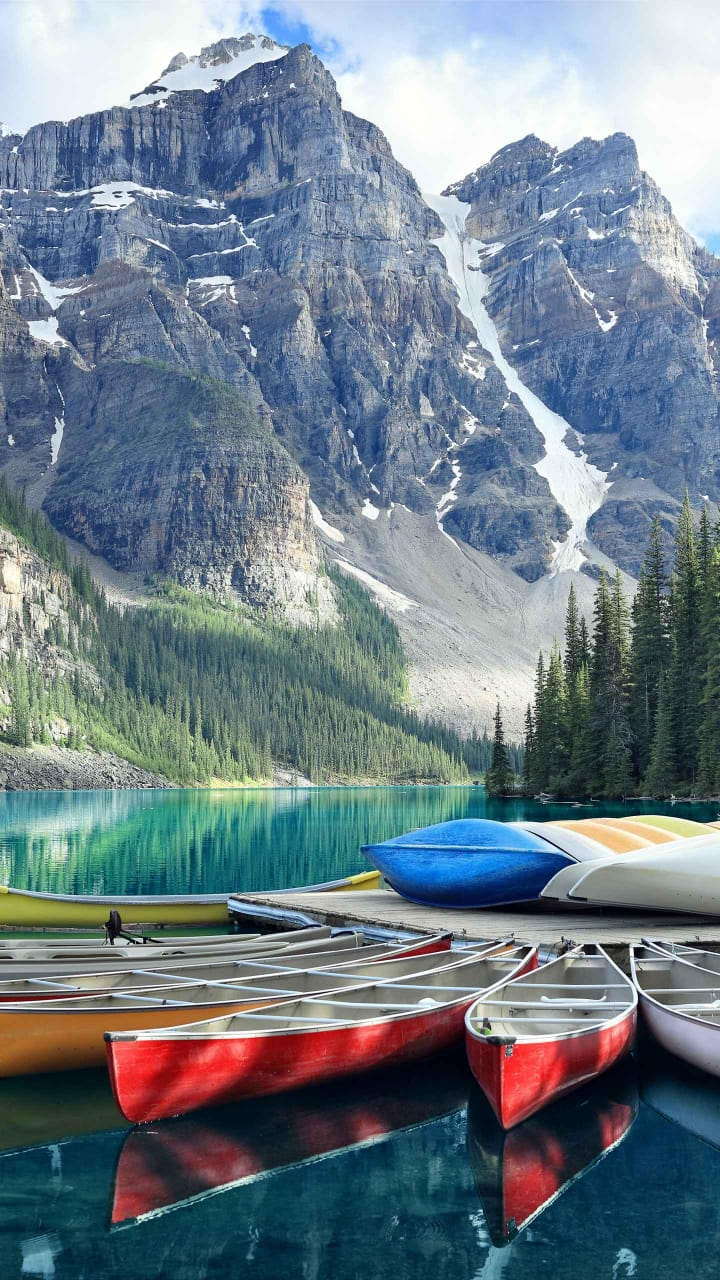
#> input picture PCV Practice/opencv.jpeg, 720 x 1280 px
$ python que_2.py
#> lines starting #> are read from the running program, lines starting #| are printed output that depends on the picture
from PIL import Image
from numpy import *
from pylab import *
from scipy.ndimage import filters
im = array(Image.open('opencv.jpeg').convert('L'))
im1 = filters.gaussian_filter(im,6)
im1=uint8(im1)
im2=im1-im
im3=im-im2
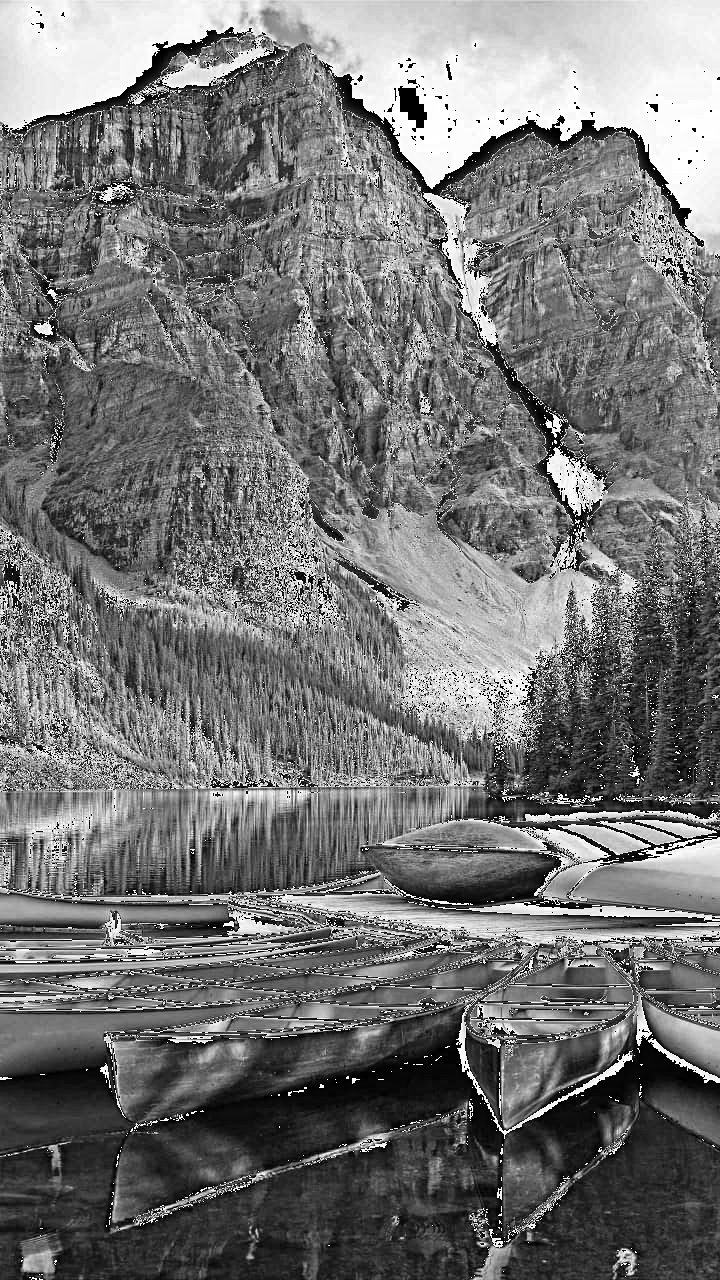
#> im3: shape (1280, 720); min 0, max 255, mean 115.7
imshow(im3)
figure()
im4 = array(Image.open('opencv.jpeg'))
#> im4 is the input picture: shape (1280, 720, 3); mean R, G, B 111.3, 126.7, 137.1
im5 = zeros(im4.shape)
for i in range(3):
    im5[:,:,i] = filters.gaussian_filter(im4[:,:,i],6)
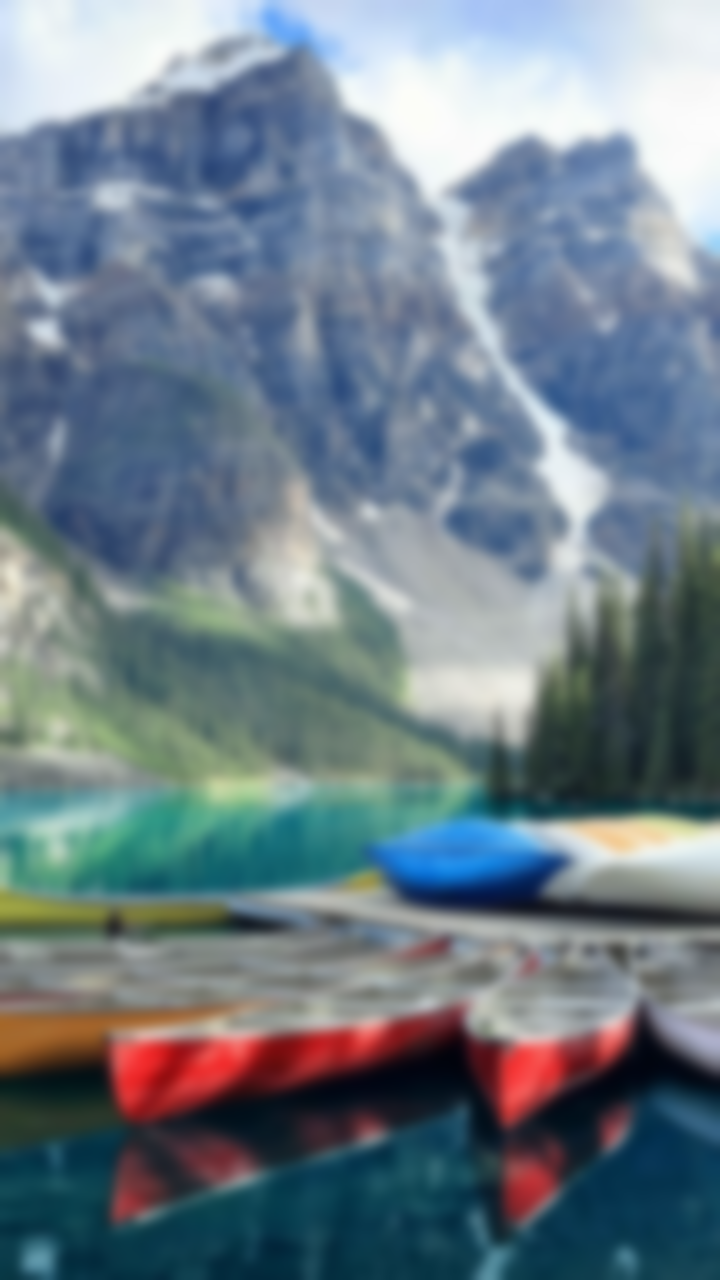
#> im5: shape (1280, 720, 3) float64; mean R, G, B 110.3, 125.7, 136.1
im5 = uint8(im5)
im6=im5-im4
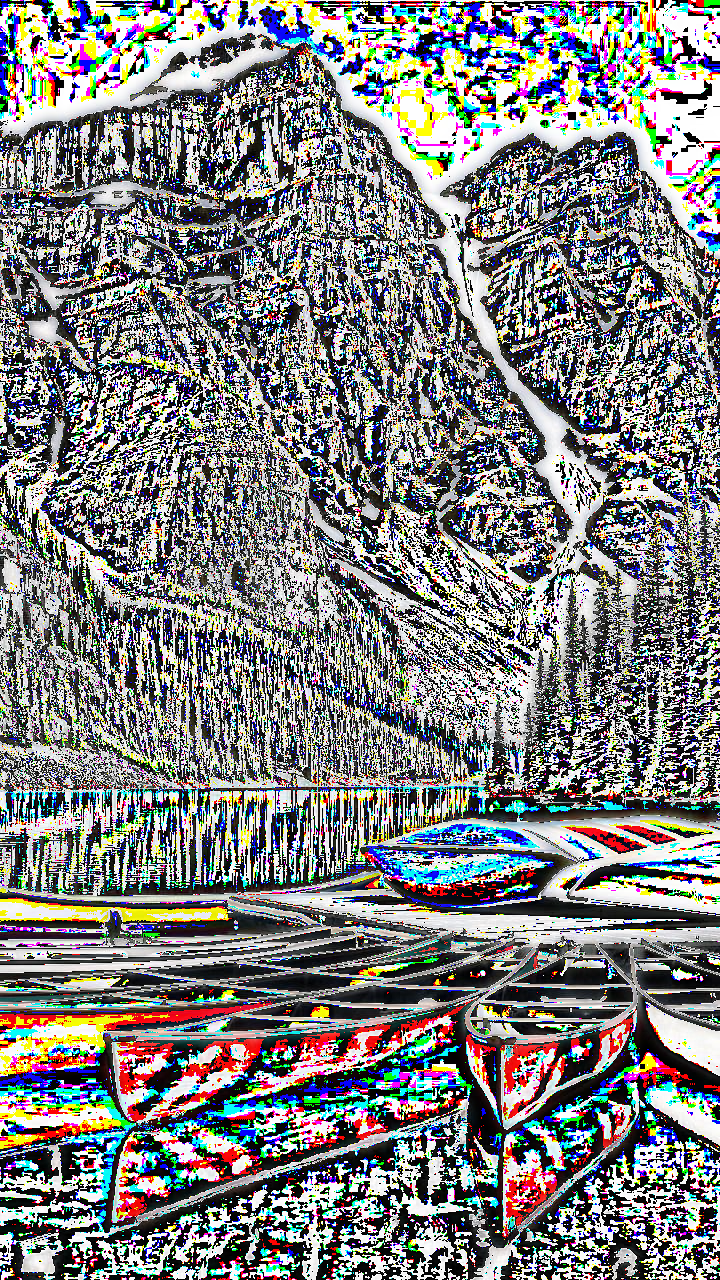
#> im6: shape (1280, 720, 3); mean R, G, B 127, 127.3, 127
im7=im4-im6
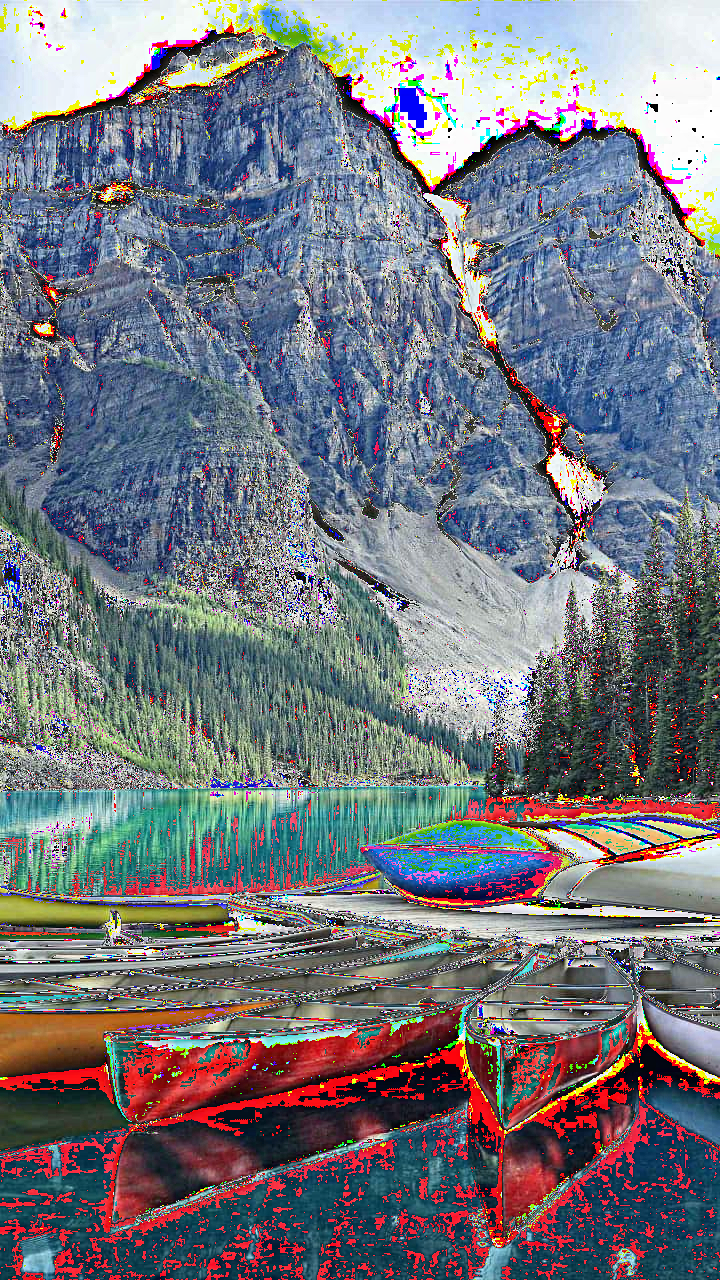
#> im7: shape (1280, 720, 3); mean R, G, B 116.4, 118, 126.2
imshow(im7)
show()
